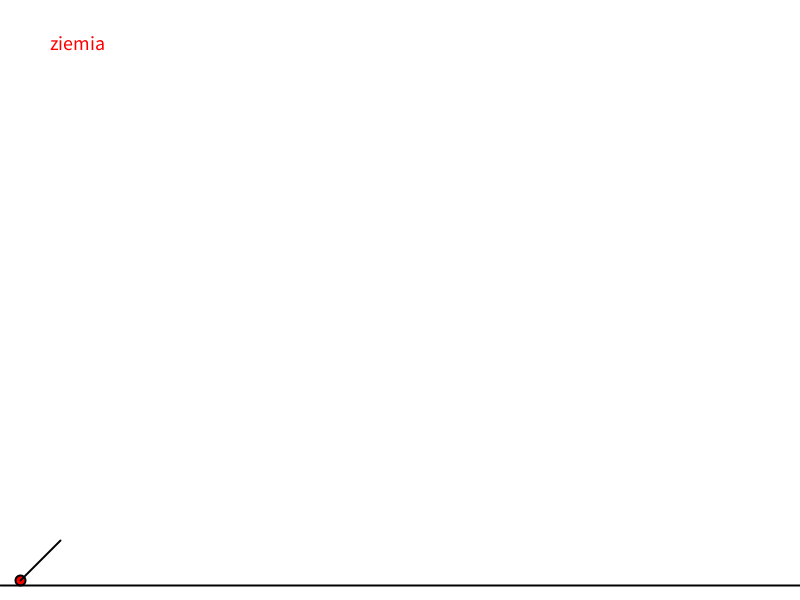
Frame 1 (no input)
Frame 60 (the mouse pressed at the canvas centre just before this capture): identical to frame 1, image omitted
Frame 120 (the mouse held since frame 60 and released just before this capture): identical to frame 1, image omitted

The Processing sketch that drew this single still picture (run headless with seeded random() and noise(); from frame 60 on, the mouse is pressed at the canvas centre):

// Processing sketch: Rzut
// ── Rzut.pde

float czas=1.0;
float masa=1.0;
PVector pozycja=new PVector(0,0);
PVector predkosc=new PVector(2.0,2.0);
PVector grawitacja=new PVector(0.0,-0.01);
boolean rzut=false;
String planeta="ziemia";

void setup(){
   size(800,600);
   textSize(20);
}

void draw(){
   background(255);
   stroke(0);
   strokeWeight(2);
   fill(255,0,0);
   
   if(rzut){
      pozycja=PVector.add(pozycja,PVector.mult(predkosc,czas));
      predkosc=PVector.add(predkosc,PVector.mult(grawitacja,czas/masa));
   }
   println(""+pozycja.x+","+pozycja.y);
   
   int x=int(20+pozycja.x);
   int y=int(600-20-pozycja.y);
   ellipse(x,y,10,10);
   line(0,600-20+5,800,600-20+5);
   
   line(x,y,x+predkosc.x*20.0,y-predkosc.y*20.0);
   
   text(planeta, 50, 50);
}

void keyPressed(){
   if(key==' '){
         rzut=false; 
         pozycja=new PVector(0,0);
         predkosc=new PVector(2.0,2.0);
   }
   
   if(!rzut) {
      if(key == ENTER) {
         rzut=true;  
      }
      if(key == 'z'){
         ziemia(); 
      }
      else if(key == 'k'){
         ksiezyc(); 
      }
      
      if (key == CODED) {
         if (keyCode == UP) {
            predkosc=zmienKat(predkosc,radians(5.0));
         } else if (keyCode == DOWN) {
            predkosc=zmienKat(predkosc,-radians(5.0));
         } else if(keyCode == LEFT) {
            predkosc=zmienDlugosc(predkosc,-0.1);
         } else if(keyCode == RIGHT) {
            predkosc=zmienDlugosc(predkosc,0.1);
         } 
      }
   }   
}

void ziemia(){
   planeta="Ziemia";
   grawitacja=new PVector(0.0,-0.01);
}

void ksiezyc(){
   planeta="Ksiezyc";
   grawitacja=new PVector(0.0,-0.01/6.0);
}

PVector zmienKat(PVector predkosc,float zmianaKata){
   float kat=PVector.angleBetween(predkosc,new PVector(1.0,0.0));
   float dlugosc=predkosc.mag();
   PVector kierunek=PVector.fromAngle(kat+zmianaKata);
   return PVector.mult(kierunek,dlugosc); 
}

PVector zmienDlugosc(PVector predkosc, float zmianaDlugosci){
   float dlugosc=predkosc.mag();
   predkosc.setMag(dlugosc+zmianaDlugosci);
   return predkosc;
}
